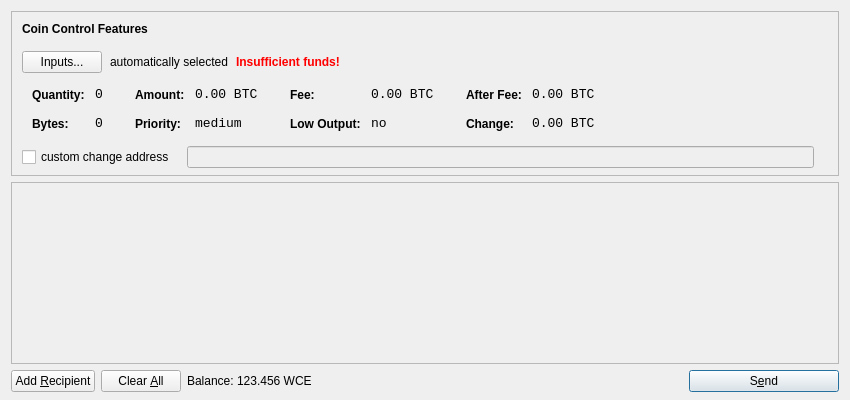
<?xml version="1.0" encoding="UTF-8"?>
<ui version="4.0">
 <class>SendCoinsDialog</class>
 <widget class="QDialog" name="SendCoinsDialog">
  <property name="geometry">
   <rect>
    <x>0</x>
    <y>0</y>
    <width>850</width>
    <height>400</height>
   </rect>
  </property>
  <property name="windowTitle">
   <string>Send Coins</string>
  </property>
  <layout class="QVBoxLayout" name="verticalLayout" stretch="0,1,0">
   <property name="bottomMargin">
    <number>8</number>
   </property>
   <item>
    <widget class="QFrame" name="frameCoinControl">
     <property name="sizePolicy">
      <sizepolicy hsizetype="Expanding" vsizetype="Expanding">
       <horstretch>0</horstretch>
       <verstretch>0</verstretch>
      </sizepolicy>
     </property>
     <property name="maximumSize">
      <size>
       <width>16777215</width>
       <height>16777215</height>
      </size>
     </property>
     <property name="frameShape">
      <enum>QFrame::StyledPanel</enum>
     </property>
     <property name="frameShadow">
      <enum>QFrame::Sunken</enum>
     </property>
     <layout class="QVBoxLayout" name="verticalLayoutCoinControl2">
      <property name="spacing">
       <number>-1</number>
      </property>
      <property name="leftMargin">
       <number>0</number>
      </property>
      <property name="topMargin">
       <number>0</number>
      </property>
      <property name="rightMargin">
       <number>0</number>
      </property>
      <property name="bottomMargin">
       <number>6</number>
      </property>
      <item>
       <layout class="QVBoxLayout" name="verticalLayoutCoinControl" stretch="0,0,0,0,1">
        <property name="spacing">
         <number>0</number>
        </property>
        <property name="leftMargin">
         <number>10</number>
        </property>
        <property name="topMargin">
         <number>10</number>
        </property>
        <item>
         <layout class="QHBoxLayout" name="horizontalLayoutCoinControl1">
          <property name="bottomMargin">
           <number>15</number>
          </property>
          <item>
           <widget class="QLabel" name="labelCoinControlFeatures">
            <property name="sizePolicy">
             <sizepolicy hsizetype="Preferred" vsizetype="Maximum">
              <horstretch>0</horstretch>
              <verstretch>0</verstretch>
             </sizepolicy>
            </property>
            <property name="font">
             <font>
              <weight>75</weight>
              <bold>true</bold>
             </font>
            </property>
            <property name="styleSheet">
             <string notr="true">font-weight:bold;</string>
            </property>
            <property name="text">
             <string>Coin Control Features</string>
            </property>
           </widget>
          </item>
         </layout>
        </item>
        <item>
         <layout class="QHBoxLayout" name="horizontalLayoutCoinControl2" stretch="0,0,0,0">
          <property name="spacing">
           <number>8</number>
          </property>
          <property name="bottomMargin">
           <number>10</number>
          </property>
          <item>
           <widget class="QPushButton" name="pushButtonCoinControl">
            <property name="styleSheet">
             <string notr="true"/>
            </property>
            <property name="text">
             <string>Inputs...</string>
            </property>
           </widget>
          </item>
          <item>
           <widget class="QLabel" name="labelCoinControlAutomaticallySelected">
            <property name="text">
             <string>automatically selected</string>
            </property>
            <property name="margin">
             <number>5</number>
            </property>
           </widget>
          </item>
          <item>
           <widget class="QLabel" name="labelCoinControlInsuffFunds">
            <property name="font">
             <font>
              <weight>75</weight>
              <bold>true</bold>
             </font>
            </property>
            <property name="styleSheet">
             <string notr="true">color:red;font-weight:bold;</string>
            </property>
            <property name="text">
             <string>Insufficient funds!</string>
            </property>
            <property name="margin">
             <number>5</number>
            </property>
           </widget>
          </item>
          <item>
           <spacer name="horizontalSpacerCoinControl">
            <property name="orientation">
             <enum>Qt::Horizontal</enum>
            </property>
            <property name="sizeHint" stdset="0">
             <size>
              <width>40</width>
              <height>1</height>
             </size>
            </property>
           </spacer>
          </item>
         </layout>
        </item>
        <item>
         <widget class="QWidget" name="widgetCoinControl" native="true">
          <property name="sizePolicy">
           <sizepolicy hsizetype="Preferred" vsizetype="Preferred">
            <horstretch>0</horstretch>
            <verstretch>0</verstretch>
           </sizepolicy>
          </property>
          <property name="minimumSize">
           <size>
            <width>0</width>
            <height>0</height>
           </size>
          </property>
          <property name="styleSheet">
           <string notr="true"/>
          </property>
          <layout class="QHBoxLayout" name="horizontalLayoutCoinControl5">
           <property name="margin">
            <number>0</number>
           </property>
           <item>
            <layout class="QHBoxLayout" name="horizontalLayoutCoinControl3" stretch="0,0,0,1">
             <property name="spacing">
              <number>20</number>
             </property>
             <property name="topMargin">
              <number>0</number>
             </property>
             <property name="bottomMargin">
              <number>10</number>
             </property>
             <item>
              <layout class="QFormLayout" name="formLayoutCoinControl1">
               <property name="horizontalSpacing">
                <number>10</number>
               </property>
               <property name="verticalSpacing">
                <number>14</number>
               </property>
               <property name="leftMargin">
                <number>10</number>
               </property>
               <property name="topMargin">
                <number>4</number>
               </property>
               <property name="rightMargin">
                <number>6</number>
               </property>
               <item row="0" column="0">
                <widget class="QLabel" name="labelCoinControlQuantityText">
                 <property name="styleSheet">
                  <string notr="true">font-weight:bold;</string>
                 </property>
                 <property name="text">
                  <string>Quantity:</string>
                 </property>
                 <property name="margin">
                  <number>0</number>
                 </property>
                </widget>
               </item>
               <item row="0" column="1">
                <widget class="QLabel" name="labelCoinControlQuantity">
                 <property name="font">
                  <font>
                   <family>Monospace</family>
                   <pointsize>10</pointsize>
                  </font>
                 </property>
                 <property name="cursor">
                  <cursorShape>IBeamCursor</cursorShape>
                 </property>
                 <property name="contextMenuPolicy">
                  <enum>Qt::ActionsContextMenu</enum>
                 </property>
                 <property name="text">
                  <string notr="true">0</string>
                 </property>
                 <property name="margin">
                  <number>0</number>
                 </property>
                 <property name="textInteractionFlags">
                  <set>Qt::LinksAccessibleByMouse|Qt::TextSelectableByKeyboard|Qt::TextSelectableByMouse</set>
                 </property>
                </widget>
               </item>
               <item row="1" column="0">
                <widget class="QLabel" name="labelCoinControlBytesText">
                 <property name="styleSheet">
                  <string notr="true">font-weight:bold;</string>
                 </property>
                 <property name="text">
                  <string>Bytes:</string>
                 </property>
                </widget>
               </item>
               <item row="1" column="1">
                <widget class="QLabel" name="labelCoinControlBytes">
                 <property name="font">
                  <font>
                   <family>Monospace</family>
                   <pointsize>10</pointsize>
                  </font>
                 </property>
                 <property name="cursor">
                  <cursorShape>IBeamCursor</cursorShape>
                 </property>
                 <property name="contextMenuPolicy">
                  <enum>Qt::ActionsContextMenu</enum>
                 </property>
                 <property name="text">
                  <string notr="true">0</string>
                 </property>
                 <property name="textInteractionFlags">
                  <set>Qt::LinksAccessibleByMouse|Qt::TextSelectableByKeyboard|Qt::TextSelectableByMouse</set>
                 </property>
                </widget>
               </item>
              </layout>
             </item>
             <item>
              <layout class="QFormLayout" name="formLayoutCoinControl2">
               <property name="horizontalSpacing">
                <number>10</number>
               </property>
               <property name="verticalSpacing">
                <number>14</number>
               </property>
               <property name="leftMargin">
                <number>6</number>
               </property>
               <property name="topMargin">
                <number>4</number>
               </property>
               <property name="rightMargin">
                <number>6</number>
               </property>
               <item row="0" column="0">
                <widget class="QLabel" name="labelCoinControlAmountText">
                 <property name="styleSheet">
                  <string notr="true">font-weight:bold;</string>
                 </property>
                 <property name="text">
                  <string>Amount:</string>
                 </property>
                 <property name="margin">
                  <number>0</number>
                 </property>
                </widget>
               </item>
               <item row="0" column="1">
                <widget class="QLabel" name="labelCoinControlAmount">
                 <property name="font">
                  <font>
                   <family>Monospace</family>
                   <pointsize>10</pointsize>
                  </font>
                 </property>
                 <property name="cursor">
                  <cursorShape>IBeamCursor</cursorShape>
                 </property>
                 <property name="contextMenuPolicy">
                  <enum>Qt::ActionsContextMenu</enum>
                 </property>
                 <property name="text">
                  <string notr="true">0.00 BTC</string>
                 </property>
                 <property name="textInteractionFlags">
                  <set>Qt::LinksAccessibleByMouse|Qt::TextSelectableByKeyboard|Qt::TextSelectableByMouse</set>
                 </property>
                </widget>
               </item>
               <item row="1" column="0">
                <widget class="QLabel" name="labelCoinControlPriorityText">
                 <property name="styleSheet">
                  <string notr="true">font-weight:bold;</string>
                 </property>
                 <property name="text">
                  <string>Priority:</string>
                 </property>
                </widget>
               </item>
               <item row="1" column="1">
                <widget class="QLabel" name="labelCoinControlPriority">
                 <property name="font">
                  <font>
                   <family>Monospace</family>
                   <pointsize>10</pointsize>
                  </font>
                 </property>
                 <property name="cursor">
                  <cursorShape>IBeamCursor</cursorShape>
                 </property>
                 <property name="contextMenuPolicy">
                  <enum>Qt::ActionsContextMenu</enum>
                 </property>
                 <property name="text">
                  <string>medium</string>
                 </property>
                 <property name="textInteractionFlags">
                  <set>Qt::LinksAccessibleByMouse|Qt::TextSelectableByKeyboard|Qt::TextSelectableByMouse</set>
                 </property>
                </widget>
               </item>
              </layout>
             </item>
             <item>
              <layout class="QFormLayout" name="formLayoutCoinControl3">
               <property name="horizontalSpacing">
                <number>10</number>
               </property>
               <property name="verticalSpacing">
                <number>14</number>
               </property>
               <property name="leftMargin">
                <number>6</number>
               </property>
               <property name="topMargin">
                <number>4</number>
               </property>
               <property name="rightMargin">
                <number>6</number>
               </property>
               <item row="0" column="0">
                <widget class="QLabel" name="labelCoinControlFeeText">
                 <property name="styleSheet">
                  <string notr="true">font-weight:bold;</string>
                 </property>
                 <property name="text">
                  <string>Fee:</string>
                 </property>
                 <property name="margin">
                  <number>0</number>
                 </property>
                </widget>
               </item>
               <item row="0" column="1">
                <widget class="QLabel" name="labelCoinControlFee">
                 <property name="font">
                  <font>
                   <family>Monospace</family>
                   <pointsize>10</pointsize>
                  </font>
                 </property>
                 <property name="cursor">
                  <cursorShape>IBeamCursor</cursorShape>
                 </property>
                 <property name="contextMenuPolicy">
                  <enum>Qt::ActionsContextMenu</enum>
                 </property>
                 <property name="text">
                  <string notr="true">0.00 BTC</string>
                 </property>
                 <property name="textInteractionFlags">
                  <set>Qt::LinksAccessibleByMouse|Qt::TextSelectableByKeyboard|Qt::TextSelectableByMouse</set>
                 </property>
                </widget>
               </item>
               <item row="1" column="0">
                <widget class="QLabel" name="labelCoinControlLowOutputText">
                 <property name="styleSheet">
                  <string notr="true">font-weight:bold;</string>
                 </property>
                 <property name="text">
                  <string>Low Output:</string>
                 </property>
                </widget>
               </item>
               <item row="1" column="1">
                <widget class="QLabel" name="labelCoinControlLowOutput">
                 <property name="font">
                  <font>
                   <family>Monospace</family>
                   <pointsize>10</pointsize>
                  </font>
                 </property>
                 <property name="cursor">
                  <cursorShape>IBeamCursor</cursorShape>
                 </property>
                 <property name="contextMenuPolicy">
                  <enum>Qt::ActionsContextMenu</enum>
                 </property>
                 <property name="text">
                  <string>no</string>
                 </property>
                 <property name="textInteractionFlags">
                  <set>Qt::LinksAccessibleByMouse|Qt::TextSelectableByKeyboard|Qt::TextSelectableByMouse</set>
                 </property>
                </widget>
               </item>
              </layout>
             </item>
             <item>
              <layout class="QFormLayout" name="formLayoutCoinControl4">
               <property name="horizontalSpacing">
                <number>10</number>
               </property>
               <property name="verticalSpacing">
                <number>14</number>
               </property>
               <property name="leftMargin">
                <number>6</number>
               </property>
               <property name="topMargin">
                <number>4</number>
               </property>
               <property name="rightMargin">
                <number>6</number>
               </property>
               <item row="0" column="0">
                <widget class="QLabel" name="labelCoinControlAfterFeeText">
                 <property name="styleSheet">
                  <string notr="true">font-weight:bold;</string>
                 </property>
                 <property name="text">
                  <string>After Fee:</string>
                 </property>
                 <property name="margin">
                  <number>0</number>
                 </property>
                </widget>
               </item>
               <item row="0" column="1">
                <widget class="QLabel" name="labelCoinControlAfterFee">
                 <property name="font">
                  <font>
                   <family>Monospace</family>
                   <pointsize>10</pointsize>
                  </font>
                 </property>
                 <property name="cursor">
                  <cursorShape>IBeamCursor</cursorShape>
                 </property>
                 <property name="contextMenuPolicy">
                  <enum>Qt::ActionsContextMenu</enum>
                 </property>
                 <property name="text">
                  <string notr="true">0.00 BTC</string>
                 </property>
                 <property name="textInteractionFlags">
                  <set>Qt::LinksAccessibleByMouse|Qt::TextSelectableByKeyboard|Qt::TextSelectableByMouse</set>
                 </property>
                </widget>
               </item>
               <item row="1" column="0">
                <widget class="QLabel" name="labelCoinControlChangeText">
                 <property name="styleSheet">
                  <string notr="true">font-weight:bold;</string>
                 </property>
                 <property name="text">
                  <string>Change:</string>
                 </property>
                </widget>
               </item>
               <item row="1" column="1">
                <widget class="QLabel" name="labelCoinControlChange">
                 <property name="font">
                  <font>
                   <family>Monospace</family>
                   <pointsize>10</pointsize>
                  </font>
                 </property>
                 <property name="cursor">
                  <cursorShape>IBeamCursor</cursorShape>
                 </property>
                 <property name="contextMenuPolicy">
                  <enum>Qt::ActionsContextMenu</enum>
                 </property>
                 <property name="text">
                  <string notr="true">0.00 BTC</string>
                 </property>
                 <property name="textInteractionFlags">
                  <set>Qt::LinksAccessibleByMouse|Qt::TextSelectableByKeyboard|Qt::TextSelectableByMouse</set>
                 </property>
                </widget>
               </item>
              </layout>
             </item>
            </layout>
           </item>
          </layout>
         </widget>
        </item>
        <item>
         <layout class="QHBoxLayout" name="horizontalLayoutCoinControl4" stretch="0,0,0">
          <property name="spacing">
           <number>12</number>
          </property>
          <property name="sizeConstraint">
           <enum>QLayout::SetDefaultConstraint</enum>
          </property>
          <property name="topMargin">
           <number>5</number>
          </property>
          <property name="rightMargin">
           <number>5</number>
          </property>
          <item>
           <widget class="QCheckBox" name="checkBoxCoinControlChange">
            <property name="text">
             <string>custom change address</string>
            </property>
           </widget>
          </item>
          <item>
           <widget class="QLineEdit" name="lineEditCoinControlChange">
            <property name="enabled">
             <bool>false</bool>
            </property>
            <property name="sizePolicy">
             <sizepolicy hsizetype="Expanding" vsizetype="Fixed">
              <horstretch>0</horstretch>
              <verstretch>0</verstretch>
             </sizepolicy>
            </property>
           </widget>
          </item>
          <item>
           <widget class="QLabel" name="labelCoinControlChangeLabel">
            <property name="sizePolicy">
             <sizepolicy hsizetype="Preferred" vsizetype="Expanding">
              <horstretch>0</horstretch>
              <verstretch>0</verstretch>
             </sizepolicy>
            </property>
            <property name="minimumSize">
             <size>
              <width>0</width>
              <height>0</height>
             </size>
            </property>
            <property name="text">
             <string/>
            </property>
            <property name="margin">
             <number>3</number>
            </property>
           </widget>
          </item>
         </layout>
        </item>
        <item>
         <spacer name="verticalSpacerCoinControl">
          <property name="orientation">
           <enum>Qt::Vertical</enum>
          </property>
          <property name="sizeHint" stdset="0">
           <size>
            <width>800</width>
            <height>1</height>
           </size>
          </property>
         </spacer>
        </item>
       </layout>
      </item>
     </layout>
    </widget>
   </item>
   <item>
    <widget class="QScrollArea" name="scrollArea">
     <property name="widgetResizable">
      <bool>true</bool>
     </property>
     <widget class="QWidget" name="scrollAreaWidgetContents">
      <property name="geometry">
       <rect>
        <x>0</x>
        <y>0</y>
        <width>830</width>
        <height>165</height>
       </rect>
      </property>
      <layout class="QVBoxLayout" name="verticalLayout_2">
       <property name="margin">
        <number>0</number>
       </property>
       <item>
        <layout class="QVBoxLayout" name="entries">
         <property name="spacing">
          <number>6</number>
         </property>
        </layout>
       </item>
       <item>
        <spacer name="verticalSpacer">
         <property name="orientation">
          <enum>Qt::Vertical</enum>
         </property>
         <property name="sizeHint" stdset="0">
          <size>
           <width>20</width>
           <height>40</height>
          </size>
         </property>
        </spacer>
       </item>
      </layout>
     </widget>
    </widget>
   </item>
   <item>
    <layout class="QHBoxLayout" name="horizontalLayout">
     <item>
      <widget class="QPushButton" name="addButton">
       <property name="toolTip">
        <string>Send to multiple recipients at once</string>
       </property>
       <property name="text">
        <string>Add &amp;Recipient</string>
       </property>
       <property name="icon">
        <iconset resource="../bitcoin.qrc">
         <normaloff>:/icons/add</normaloff>:/icons/add</iconset>
       </property>
       <property name="autoDefault">
        <bool>false</bool>
       </property>
      </widget>
     </item>
     <item>
      <widget class="QPushButton" name="clearButton">
       <property name="sizePolicy">
        <sizepolicy hsizetype="Minimum" vsizetype="Fixed">
         <horstretch>0</horstretch>
         <verstretch>0</verstretch>
        </sizepolicy>
       </property>
       <property name="toolTip">
        <string>Remove all transaction fields</string>
       </property>
       <property name="text">
        <string>Clear &amp;All</string>
       </property>
       <property name="icon">
        <iconset resource="../bitcoin.qrc">
         <normaloff>:/icons/remove</normaloff>:/icons/remove</iconset>
       </property>
       <property name="autoRepeatDelay">
        <number>300</number>
       </property>
       <property name="autoDefault">
        <bool>false</bool>
       </property>
      </widget>
     </item>
     <item>
      <layout class="QHBoxLayout" name="horizontalLayout_2">
       <property name="spacing">
        <number>3</number>
       </property>
       <item>
        <widget class="QLabel" name="label">
         <property name="text">
          <string>Balance:</string>
         </property>
        </widget>
       </item>
       <item>
        <widget class="QLabel" name="labelBalance">
         <property name="cursor">
          <cursorShape>IBeamCursor</cursorShape>
         </property>
         <property name="text">
          <string>123.456 WCE</string>
         </property>
         <property name="textInteractionFlags">
          <set>Qt::LinksAccessibleByMouse|Qt::TextSelectableByKeyboard|Qt::TextSelectableByMouse</set>
         </property>
        </widget>
       </item>
      </layout>
     </item>
     <item>
      <spacer name="horizontalSpacer">
       <property name="orientation">
        <enum>Qt::Horizontal</enum>
       </property>
       <property name="sizeHint" stdset="0">
        <size>
         <width>40</width>
         <height>20</height>
        </size>
       </property>
      </spacer>
     </item>
     <item>
      <widget class="QPushButton" name="sendButton">
       <property name="minimumSize">
        <size>
         <width>150</width>
         <height>0</height>
        </size>
       </property>
       <property name="toolTip">
        <string>Confirm the send action</string>
       </property>
       <property name="text">
        <string>S&amp;end</string>
       </property>
       <property name="icon">
        <iconset resource="../bitcoin.qrc">
         <normaloff>:/icons/send</normaloff>:/icons/send</iconset>
       </property>
       <property name="default">
        <bool>true</bool>
       </property>
      </widget>
     </item>
    </layout>
   </item>
  </layout>
 </widget>
 <resources>
  <include location="../bitcoin.qrc"/>
 </resources>
 <connections/>
</ui>
